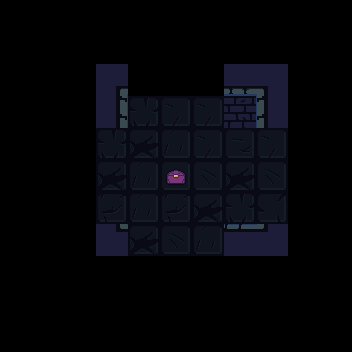

This game map was drawn from its Tiled (.tmx) file and the tilesets committed beside it. A one-line description and the full map source follow:
An orthogonal 11x11 tile map with 32x32 px tiles, 1 tile layer (Kachelebene 1) and 9 objects.

<map version="1.10" tiledversion="1.11.2" orientation="orthogonal" renderorder="right-down" width="11" height="11" tilewidth="32" tileheight="32" infinite="0" nextlayerid="5" nextobjectid="10">
 <tileset firstgid="1" source="Dungeon_Tileset_Tryout.tsx" />
 <layer id="1" name="Kachelebene 1" width="11" height="11">
  <data encoding="csv">
0,0,0,0,0,0,0,0,0,0,0,
0,0,0,0,0,0,0,0,0,0,0,
0,0,0,1,0,0,0,4,5,0,0,
0,0,0,17,34,50,50,20,21,0,0,
0,0,0,34,36,68,50,66,50,0,0,
0,0,0,36,68,151,67,36,67,0,0,
0,0,0,51,68,51,36,34,35,0,0,
0,0,0,81,36,67,68,84,85,0,0,
0,0,0,0,0,0,0,0,0,0,0,
0,0,0,97,0,0,0,0,0,0,0,
0,0,0,0,0,0,0,0,0,0,0
</data>
 </layer>
 <objectgroup id="2" name="collisions">
  <object id="1" x="224" y="96" width="64" height="32" />
  <object id="2" x="224" y="224" width="64" height="32" />
  <object id="3" x="96" y="96" width="32" height="32" />
  <object id="4" x="96" y="224" width="32" height="32" />
 </objectgroup>
 <objectgroup id="3" name="doors">
  <object id="5" x="256" y="128" width="32" height="96">
   <properties>
    <property name="type" value="right" />
   </properties>
  </object>
  <object id="6" x="96" y="128" width="32" height="96">
   <properties>
    <property name="type" value="left" />
   </properties>
  </object>
  <object id="7" x="128" y="96" width="96" height="32">
   <properties>
    <property name="type" value="top" />
   </properties>
  </object>
  <object id="8" x="128" y="224" width="96" height="32">
   <properties>
    <property name="type" value="bottom" />
   </properties>
  </object>
 </objectgroup>
 <objectgroup id="4" name="utils">
  <object id="9" x="152" y="152" width="48" height="48">
   <properties>
    <property name="type" value="chest" />
   </properties>
   <ellipse />
  </object>
 </objectgroup>
</map>
